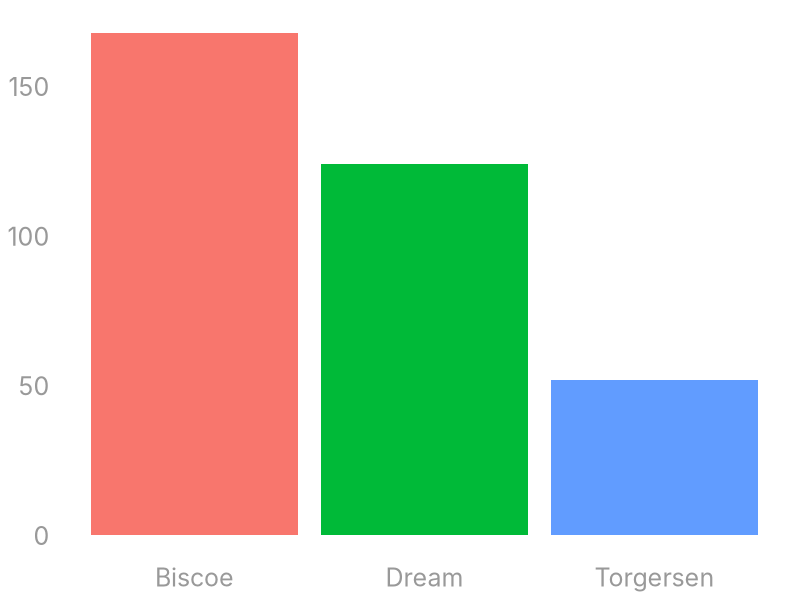

The R source for this figure:
theme_dk <- function(base_font = "Inter",
                     show_gridlines = TRUE,
                     show_legend = TRUE) {
  
  custom_theme <- 
  theme_minimal(base_family = base_font) +
    theme(
      axis.title = element_blank(),
      axis.text = element_text(
        color = "grey60",
        size = 18
      )
    )
  
  if (show_gridlines == FALSE) {
    custom_theme <- custom_theme +
      theme(
        panel.grid = element_blank()
      )
  }
  
  if (show_legend == FALSE) {
    custom_theme <- custom_theme +
      theme(
        legend.position = "none"
      )
  }
  
  return(custom_theme)
}

library(tidyverse)
library(palmerpenguins)

penguins |>
  count(island) |>
  ggplot(
    aes(
      x = island,
      y = n,
      fill = island
    )
  ) +
  geom_col() +
  theme_dk(show_gridlines = FALSE,
           show_legend = FALSE)
